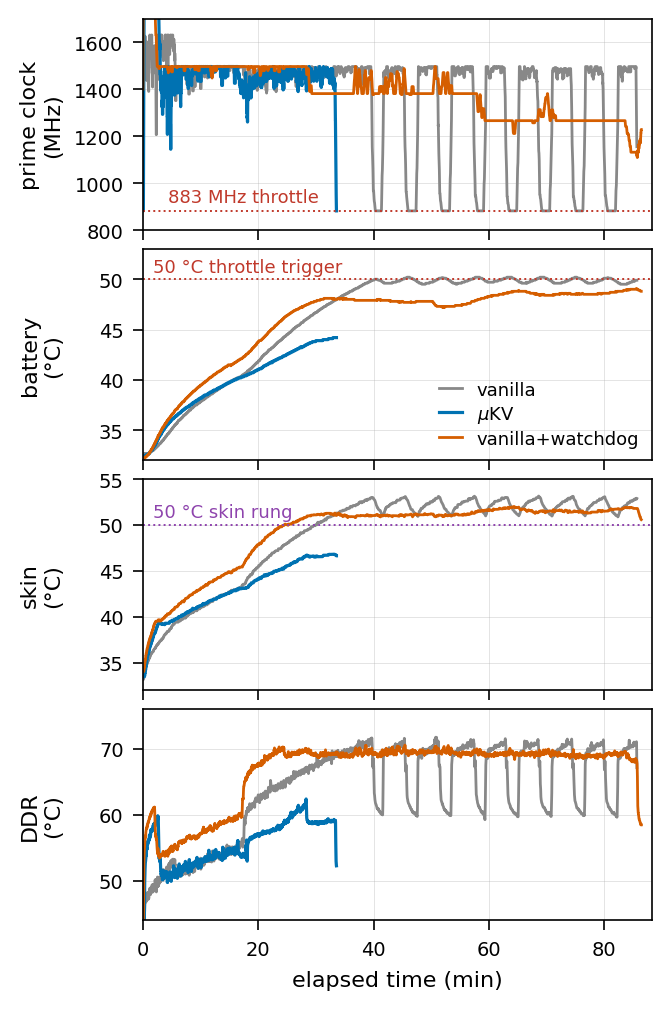

Source code (Python):
#!/usr/bin/env python3
# Fig -- "Two levers against the sustained throttle" (Prism/Bonsai-8B, cold start, CPU-only).
# Three runs: vanilla (the problem), muKV (the CACHE lever), vanilla+watchdog (the CLOCK lever).
# Four panels sharing elapsed time: prime clock, battery, skin, DDR. Clean/standard: threshold
# lines only; the narrative lives in the text (Sec. eval-thermal). Legend sits in the 2nd panel.
import csv, json, re
import numpy as np
import matplotlib
matplotlib.use("Agg")
import matplotlib.pyplot as plt

RUNS = [("vanilla",          "/tmp/nat_bonsai/vanilla",   "#888888"),
        (r"$\mu$KV",         "/tmp/nat_bonsai/mukv_faon",  "#0072B2"),
        ("vanilla+watchdog", "/tmp/wd_vanilla",            "#D55E00")]

def load(path):
    sr = list(csv.DictReader(open(f"{path}/sensors.csv", "rb").read().decode("utf-8", "replace").splitlines()))
    def col(n):
        out = []
        for r in sr:
            try: out.append(float(r.get(n, "")))
            except: out.append(np.nan)
        return np.array(out)
    t = col("monotonic_s"); t = (t - t[0]) / 60.0
    skcol = "shell_front_temp_mc" if "shell_front_temp_mc" in sr[0] else "shell_temp_mc"
    g = json.loads(re.sub(r"\binf|\bnan|-nan", "null", open(f"{path}/gen.json").read()))
    return dict(t=t, prime=col("cpu6_freq_hz")/1e3, bat=col("battery_temp_mc")/1000.0,
                skin=col(skcol)/1000.0, ddr=col("ddr_temp_mc")/1000.0,
                wall=(g["prefill_ms"]+g["decode_ms"])/60000.0)

def smooth(y, w):
    y = np.asarray(y, float)
    if np.isnan(y).any(): y = np.where(np.isnan(y), np.nanmean(y), y)
    pad = w // 2
    return np.convolve(np.pad(y, pad, mode="edge"), np.ones(w)/w, mode="valid")[:len(y)]

data = {lbl: load(p) for lbl, p, _ in RUNS}
xmax = max(d["wall"] for d in data.values()) * 1.03

plt.rcParams.update({"font.size": 8, "font.family": "sans-serif", "font.sans-serif": ["DejaVu Sans"],
                     "pdf.fonttype": 42, "ps.fonttype": 42, "axes.linewidth": 0.6, "legend.frameon": False,
                     "xtick.major.width": 0.6, "ytick.major.width": 0.6})
fig, ax = plt.subplots(4, 1, figsize=(3.4, 5.1), sharex=True)

for lbl, path, color in RUNS:
    d = data[lbl]; lw = 1.15 if "mu" in lbl or "KV" in lbl else 1.0
    ax[0].plot(d["t"], smooth(d["prime"], 27), color=color, lw=lw, label=lbl)
    ax[1].plot(d["t"], smooth(d["bat"], 7),    color=color, lw=lw, label=lbl)
    ax[2].plot(d["t"], smooth(d["skin"], 7),   color=color, lw=lw)
    ax[3].plot(d["t"], smooth(d["ddr"], 7),    color=color, lw=lw)

# panel 0: prime clock -- throttle floor
ax[0].axhline(883, color="#c0392b", ls=":", lw=0.7)
ax[0].text(xmax*0.05, 905, "883 MHz throttle", fontsize=6.5, color="#c0392b", ha="left", va="bottom")
ax[0].set_ylabel("prime clock\n(MHz)"); ax[0].set_ylim(800, 1700)

# panel 1: battery -- 50C trigger + legend here (2nd subfigure)
ax[1].axhline(50, color="#c0392b", ls=":", lw=0.7)
ax[1].text(xmax*0.02, 50.3, "50 °C throttle trigger", fontsize=6.5, color="#c0392b", ha="left", va="bottom")
ax[1].set_ylabel("battery\n(°C)"); ax[1].set_ylim(32, 53)
ax[1].legend(loc="lower right", fontsize=6.5, handlelength=1.3, labelspacing=0.28, borderpad=0.2)

# panel 2: skin -- 50C watchdog skin rung
ax[2].axhline(50, color="#8e44ad", ls=":", lw=0.7)
ax[2].text(xmax*0.02, 50.4, "50 °C skin rung", fontsize=6.5, color="#8e44ad", ha="left", va="bottom")
ax[2].set_ylabel("skin\n(°C)"); ax[2].set_ylim(32, 55)

# panel 3: DDR
ax[3].set_ylabel("DDR\n(°C)"); ax[3].set_xlabel("elapsed time (min)"); ax[3].set_ylim(44, 76)

for a in ax:
    a.set_xlim(0, xmax); a.grid(True, lw=0.3, alpha=0.4); a.tick_params(labelsize=7)
fig.align_ylabels(ax)
fig.tight_layout(h_pad=0.4)
fig.savefig("figures/fig_bonsai_thermal.png", dpi=200, bbox_inches="tight")
fig.savefig("figures/fig_bonsai_thermal.pdf", bbox_inches="tight")
print("wrote figures/fig_bonsai_thermal.{png,pdf}")
for lbl, p, _ in RUNS:
    d = data[lbl]
    print(f"  {lbl:18s} wall={d['wall']:.1f} bat={np.nanmax(d['bat']):.1f} "
          f"skin={np.nanmax(d['skin']):.1f} ddr={np.nanmax(d['ddr']):.1f}")
